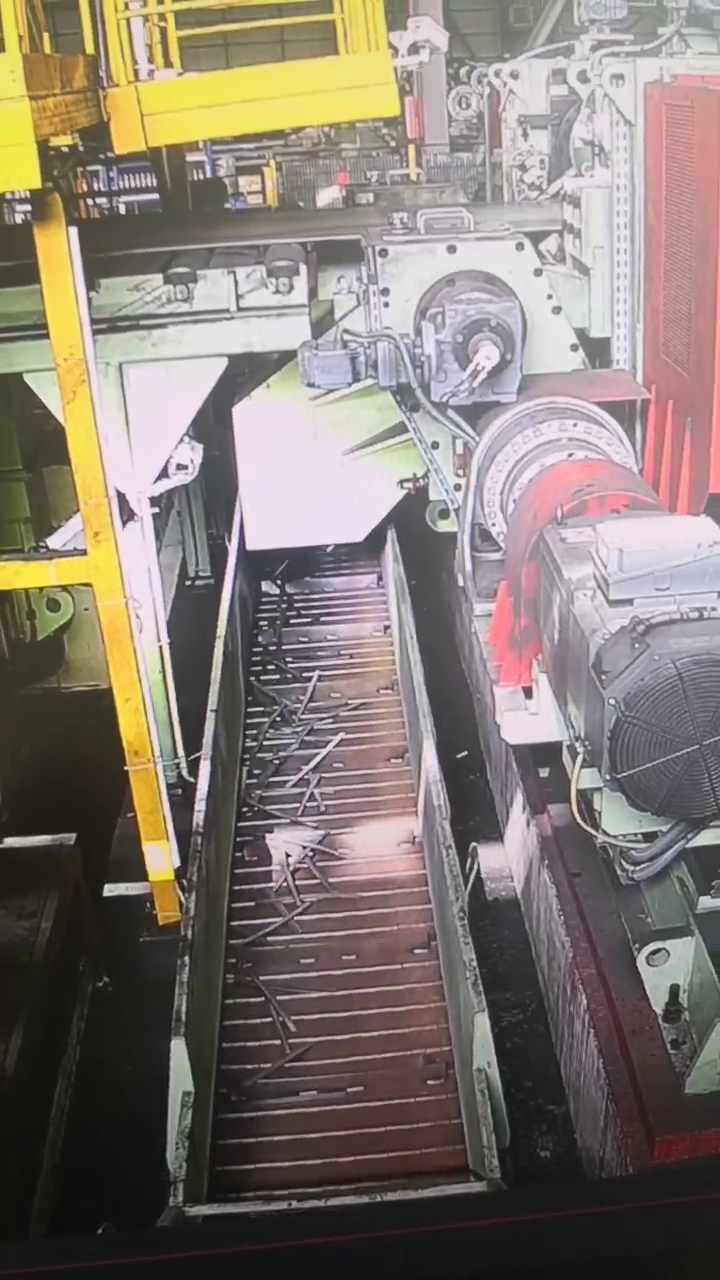
#> input picture frame 19 of stick_test.mp4, 720 x 1280 px
$ python mp4_reader.py
#> lines starting #> are read from the running program, lines starting #| are printed output that depends on the picture
# Author: Joey
# Email: zengjiayi666@gmail.com
# Date: :call strftime("%Y-%m-%d %H:%M")
# Description:
# Version: 1.0
#
# if __name__ == "__main__":

import cv2

# 创建VideoCapture对象，读取视频文件
cap = cv2.VideoCapture('./stick_test.mp4')

# 检查视频是否成功打开
if not cap.isOpened():
    print("无法打开视频文件")
    exit()

# 创建一个窗口来播放视频
cv2.namedWindow('Video Player', cv2.WINDOW_NORMAL)

# 循环读取视频帧并显示
pause = False
while True:
    if not pause:
        ret, frame = cap.read()
#> frame is the input picture: shape (1280, 720, 3); mean B, G, R 114.5, 121.9, 131.8
        frame = cv2.cvtColor(frame, cv2.COLOR_BGR2GRAY)
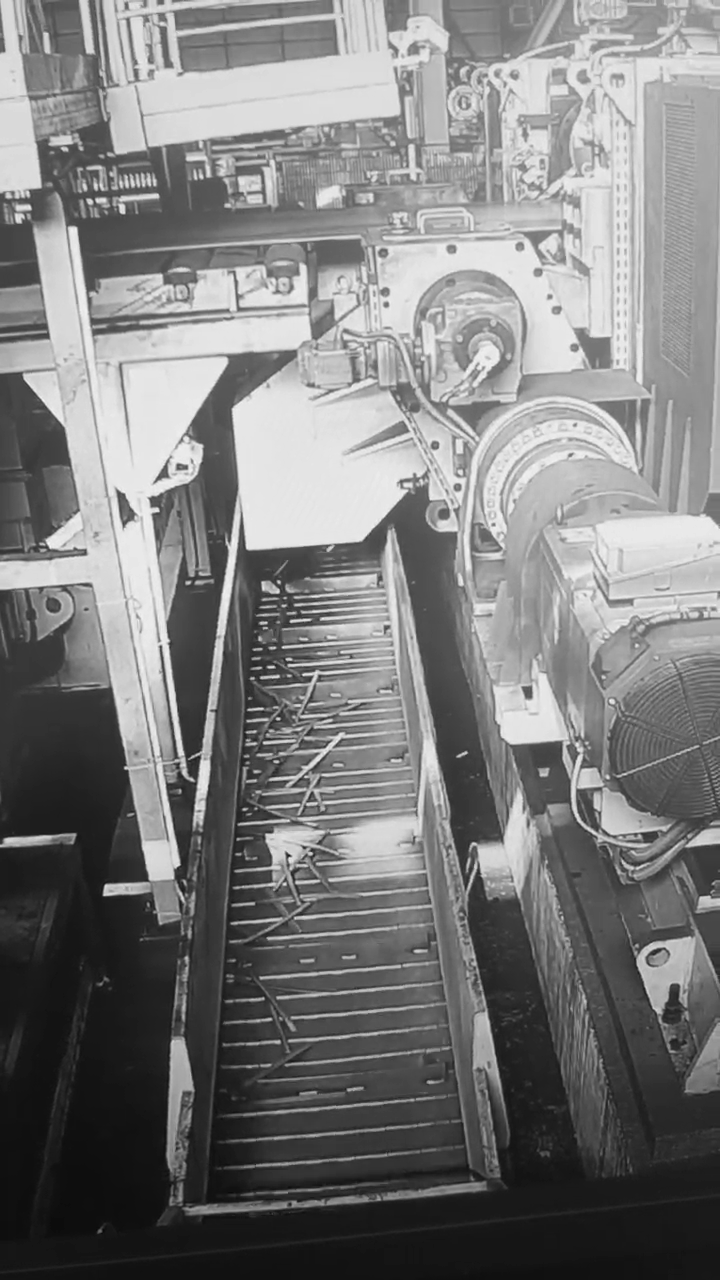
#> frame: shape (1280, 720); min 8, max 249, mean 124
        if not ret:
            break
        cv2.imshow('frame', frame)

    key = cv2.waitKey(25)
#> (key q is pressed here)
    if key == ord(' '):
        pause = not pause
    elif key == ord('q'):
        break

# 释放VideoCapture对象
cap.release()

# 关闭所有窗口
cv2.destroyAllWindows()

$ run again, starting later in the video
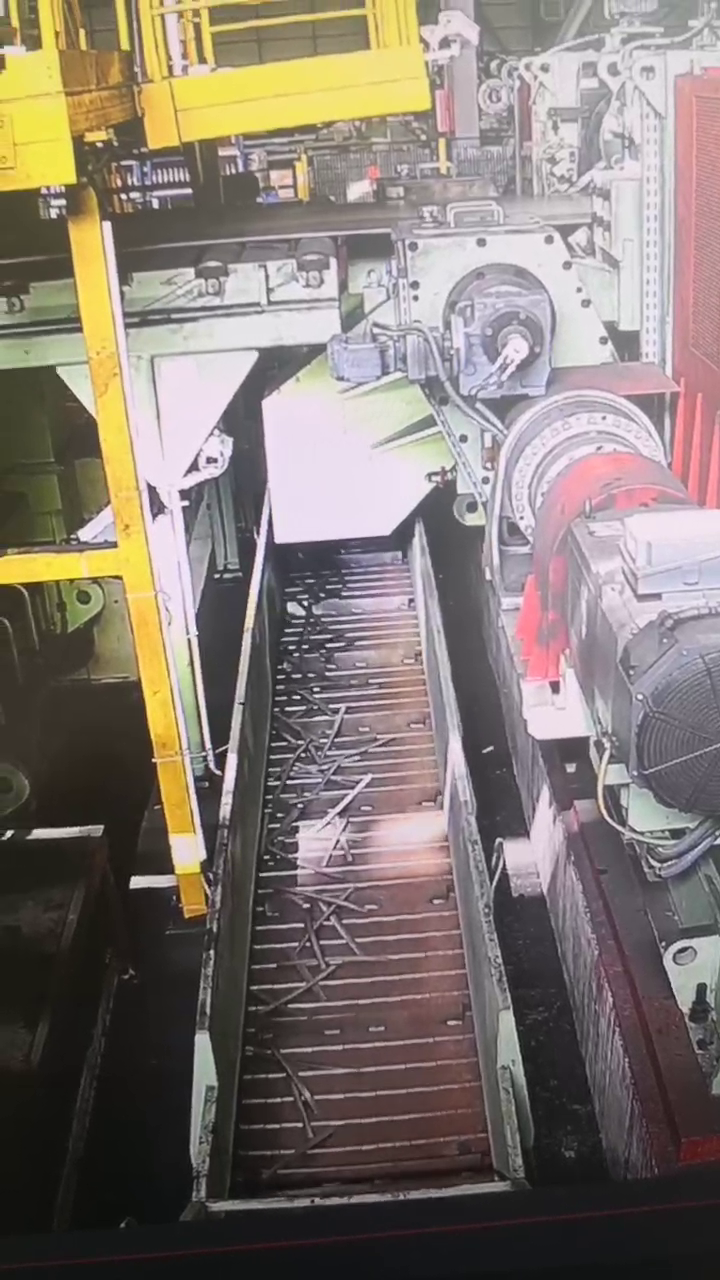
#> input picture frame 85 of stick_test.mp4, 720 x 1280 px
#> frame is the input picture: shape (1280, 720, 3); mean B, G, R 114.3, 120.9, 131
#> `frame = cv2.cvtColor(frame, cv2.COLOR_BGR2GRAY)`:
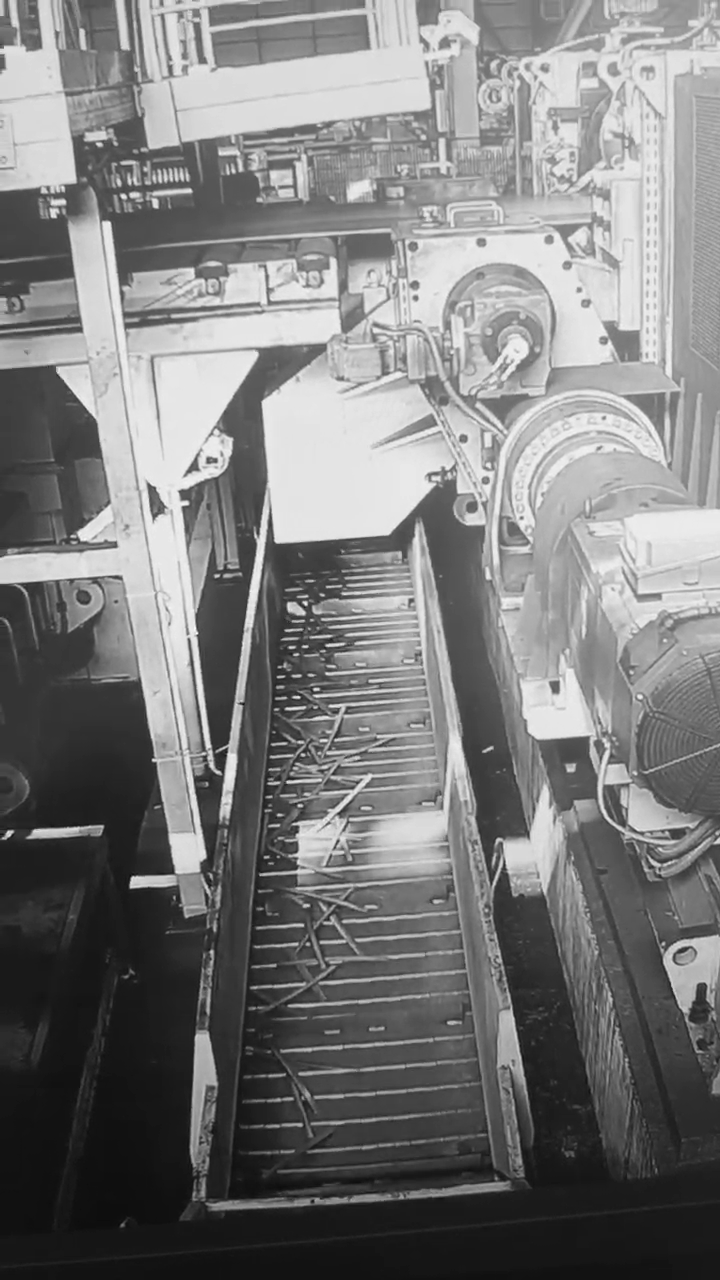
#> frame: shape (1280, 720); min 11, max 254, mean 123.2

$ run again, starting later in the video
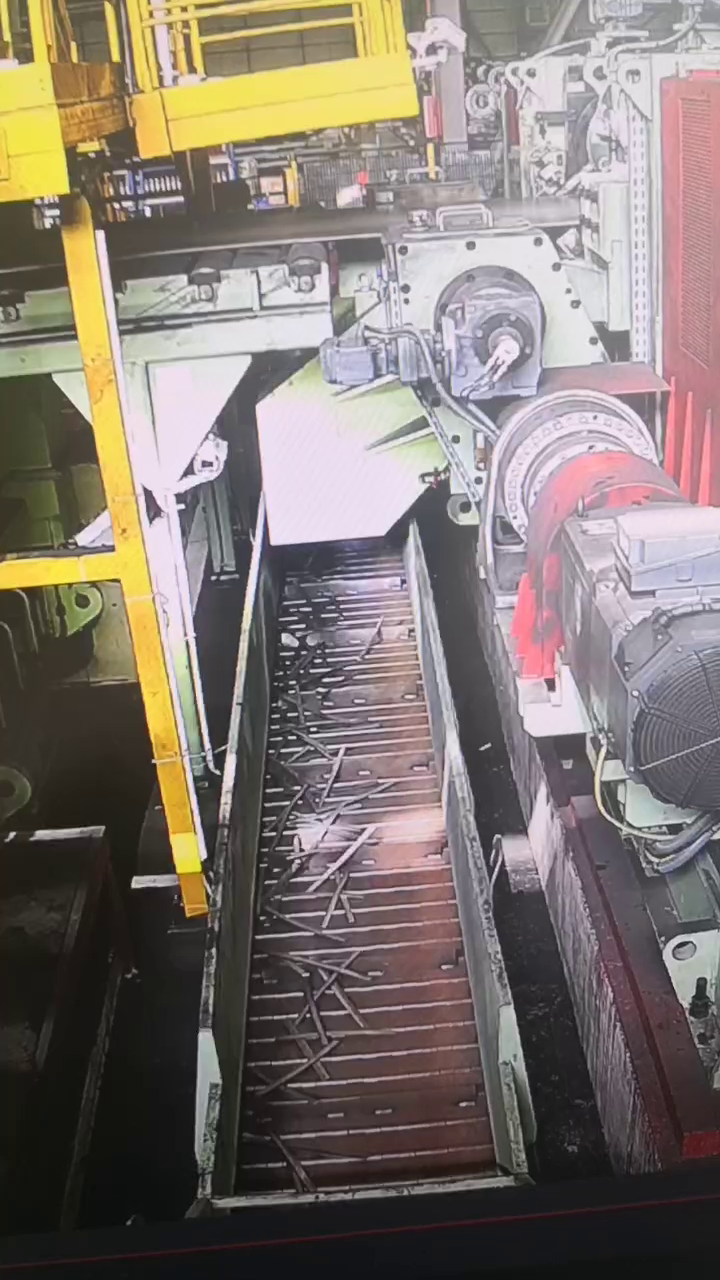
#> input picture frame 152 of stick_test.mp4, 720 x 1280 px
#> frame is the input picture: shape (1280, 720, 3); mean B, G, R 112.6, 118.9, 128.9
#> `frame = cv2.cvtColor(frame, cv2.COLOR_BGR2GRAY)`:
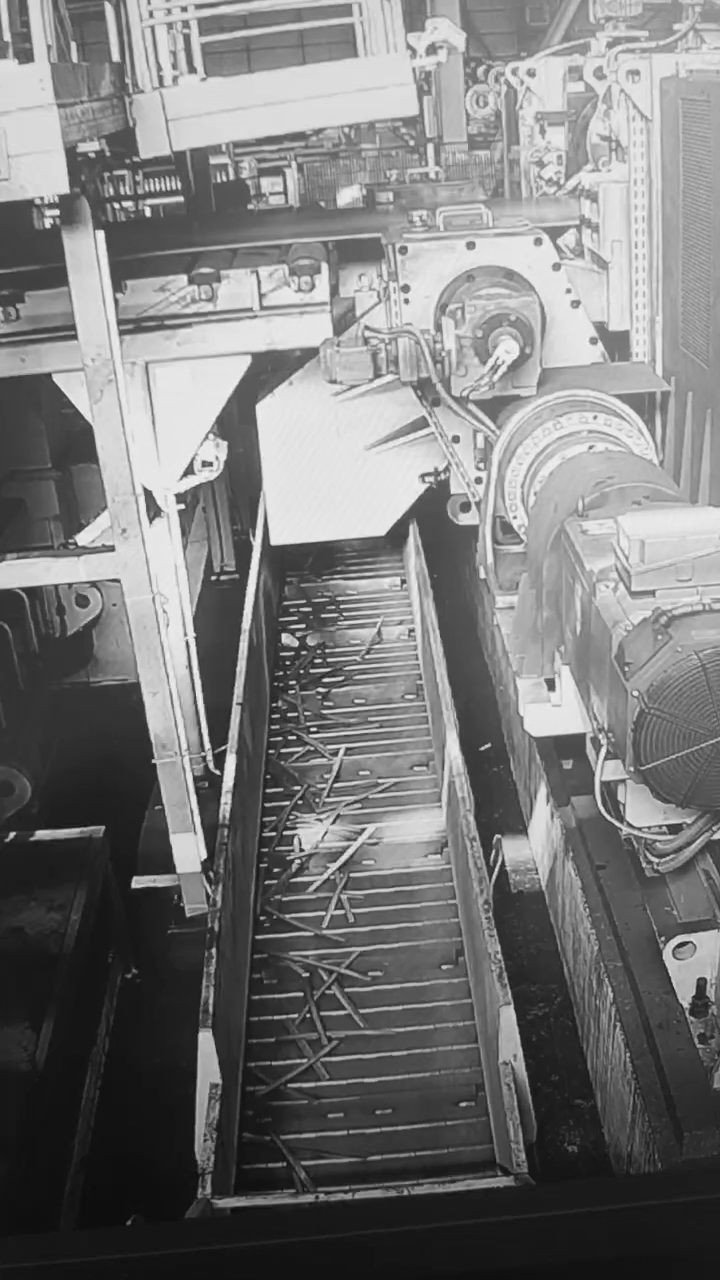
#> frame: shape (1280, 720); min 5, max 251, mean 121.1
